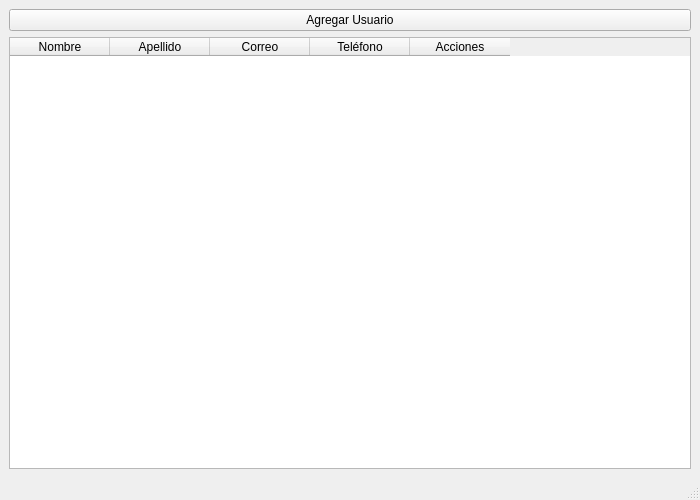
<?xml version="1.0" encoding="UTF-8"?>
<ui version="4.0">
 <class>MainWindow</class>
 <widget class="QMainWindow" name="MainWindow">
  <property name="geometry">
   <rect>
    <x>0</x>
    <y>0</y>
    <width>700</width>
    <height>500</height>
   </rect>
  </property>
  <property name="windowTitle">
   <string>Listado de Usuarios</string>
  </property>
  <widget class="QWidget" name="centralwidget">
   <layout class="QVBoxLayout" name="verticalLayout">
    <item>
     <widget class="QPushButton" name="btnAgregar">
      <property name="text">
       <string>Agregar Usuario</string>
      </property>
     </widget>
    </item>
    <item>
     <widget class="QTableWidget" name="tablaUsuarios">
      <property name="columnCount">
       <number>5</number>
      </property>
      <property name="rowCount">
       <number>0</number>
      </property>
      <column>
       <property name="text">
        <string>Nombre</string>
       </property>
      </column>
      <column>
       <property name="text">
        <string>Apellido</string>
       </property>
      </column>
      <column>
       <property name="text">
        <string>Correo</string>
       </property>
      </column>
      <column>
       <property name="text">
        <string>Teléfono</string>
       </property>
      </column>
      <column>
       <property name="text">
        <string>Acciones</string>
       </property>
      </column>
     </widget>
    </item>
   </layout>
  </widget>
  <widget class="QMenuBar" name="menubar"/>
  <widget class="QStatusBar" name="statusbar"/>
 </widget>
 <resources/>
 <connections/>
</ui>
